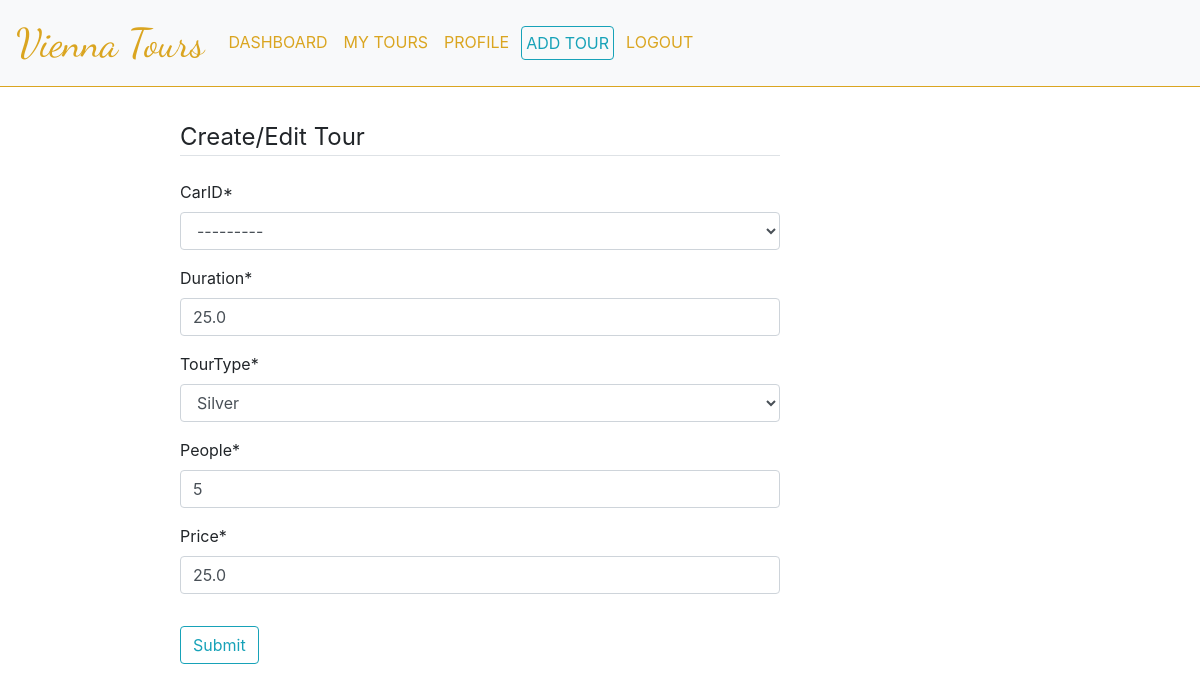
Screenshot of /users/tours/9/update/ (signed in) with the database file from the repository.
### supervisor/models.py (models this page shows, shortened)
class Tour(models.Model):
    TOUR_CHOICES = (('Silver', 'Silver'), ('Gold', 'Gold'), ('Platinum', 'Platinum'))
    driverID = models.ForeignKey(User, null=True, on_delete=models.SET_NULL)  #TODO change to something else. If User is deleted, delete tours?
    carID = models.ForeignKey(Car, null=True, on_delete=models.SET_NULL) #TODO change to something else
    date = models.DateTimeField(default=timezone.now)
    duration = models.FloatField()
    tourType = models.CharField(max_length=20, choices=TOUR_CHOICES, default='Silver')
    people = models.IntegerField()
    price = models.FloatField()

### users/views.py (the view, shortened to what this page needs)
# urls.py: path('tours/<int:pk>/update/', TourUpdateView.as_view(template_name='users/tour_form.html'), name='tour-update'),
class TourUpdateView(LoginRequiredMixin, UserPassesTestMixin, UpdateView):
    model = Tour
    fields = ['carID', 'duration', 'tourType', 'people', 'price']
    def test_func(self):
        tour = self.get_object()
        if self.request.user == tour.driverID:
            return True
        return False

### supervisor/models.py (called while the page is built)
    def __str__(self):
        return str(self.plate)

### users/templates/users/tour_form.html (shortened to what this page needs)
{% extends "nav-user.html" %}
{% load crispy_forms_tags %}
{% block content %}
<div class="content-section">
    <form class="edit-form" method="POST">
        <fieldset class="form-group">
            <legend class="border-bottom mb-4">Create/Edit Tour</legend>
            {{ form|crispy }}
        </fieldset>
        <div class="form-group">
            <button class="btn btn-outline-info" type="submit">Submit</button>
        </div>
    </form>
</div>
{% endblock content %}

### users/static/styles/style-user.css (style rules this page uses)
body { padding-bottom: 5em; }
body { font-family: "Lato", sans-serif; }
.edit-form { width: 50%; margin-right: 15%; margin-left: 15%; }

### rows the page displays
Tour: carID "---------", duration "25.0", tourType "Silver", people "5", price "25.0"
